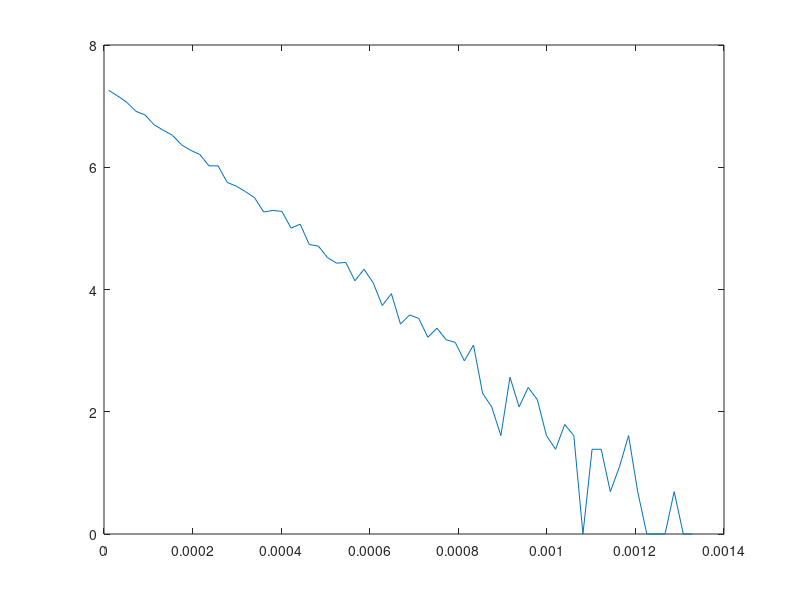
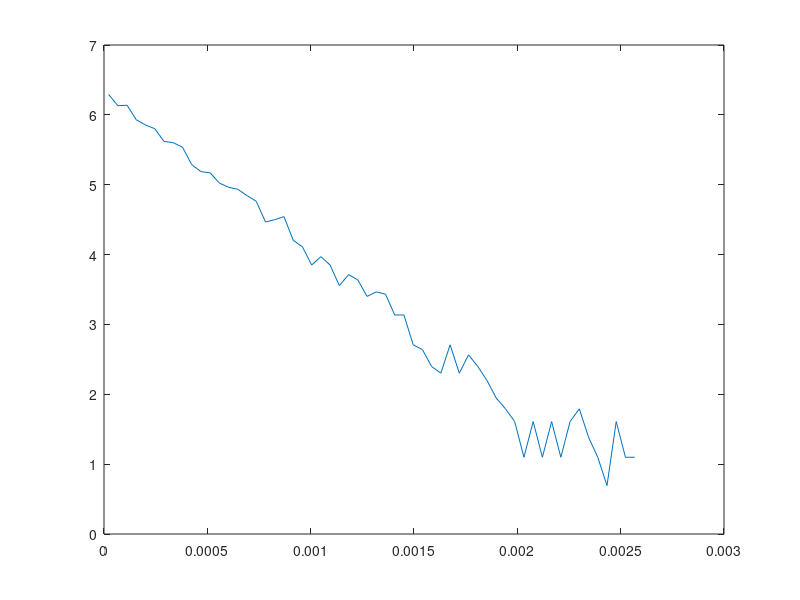
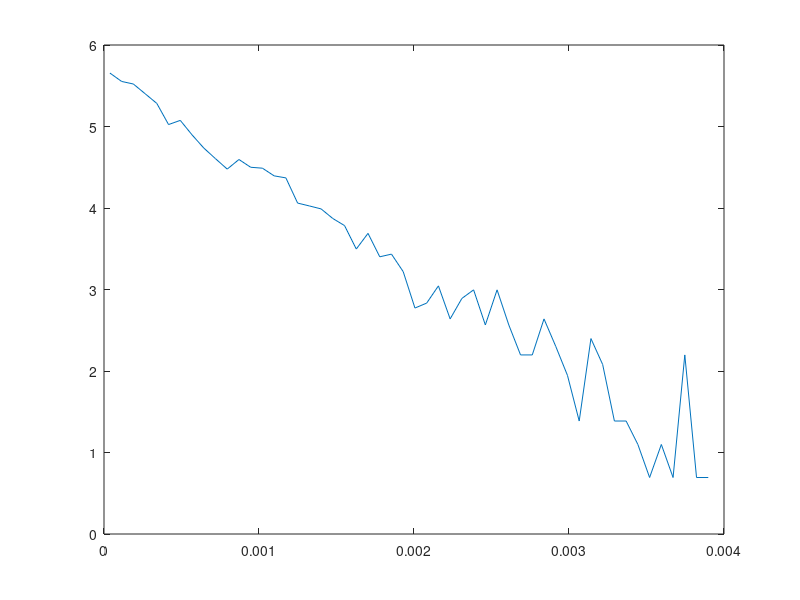
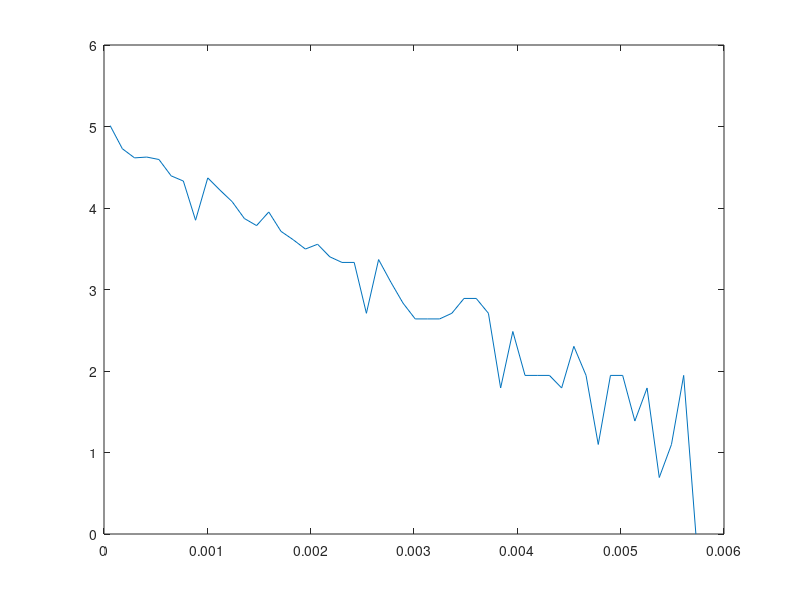

These figures' MATLAB source, in order:
clear all; close all

density = [0.845 .7 .6 .5 .4 .3 .2];
d845 = load('coll_time_845.dat');
d7 = load('coll_time_7.dat');
d6 = load('coll_time_6.dat');
d5 = load('coll_time_5.dat');
d4 = load('coll_time_4.dat');
d3 = load('coll_time_3.dat');
d2 = load('coll_time_2.dat');
d1 = load('coll_time_1.dat');

charTimes = [];

[h, x] = hist(d845(end/2:end,2),100);
gidx = find(h==0);
gidx = gidx(1)-1;
figure; plot(x(1:gidx(1)), log(h(1:gidx(1))) );
fit845 = polyfit(x(1:gidx(1)), log(h(1:gidx(1))),1);
charTimes = [charTimes -1/fit845(1)];

[h, x] = hist(d7(end/2:end,2),100);
gidx = find(h==0);
gidx = gidx(1)-1;
figure; plot(x(1:gidx(1)), log(h(1:gidx(1))) );
fit7 = polyfit(x(1:gidx(1)), log(h(1:gidx(1))),1);
charTimes = [charTimes -1/fit7(1)];

[h, x] = hist(d6(end/2:end,2),100);
gidx = find(h==0);
gidx = gidx(1)-1;
figure; plot(x(1:gidx(1)), log(h(1:gidx(1))) );
fit6 = polyfit(x(1:gidx(1)), log(h(1:gidx(1))),1);
charTimes = [charTimes -1/fit6(1)];

[h, x] = hist(d5(end/2:end,2),100);
gidx = find(h==0);
gidx = gidx(1)-1;
figure; plot(x(1:gidx(1)), log(h(1:gidx(1))) );
fit5 = polyfit(x(1:gidx(1)), log(h(1:gidx(1))),1);
charTimes = [charTimes -1/fit5(1)];

[h, x] = hist(d4(end/2:end,2),100);
gidx = find(h==0);
gidx = gidx(1)-1;
figure; plot(x(1:gidx(1)), log(h(1:gidx(1))) );
fit4 = polyfit(x(1:gidx(1)), log(h(1:gidx(1))),1);
charTimes = [charTimes -1/fit4(1)];

[h, x] = hist(d3(end/2:end,2),100);
gidx = find(h==0);
gidx = gidx(1)-1;
figure; plot(x(1:gidx(1)), log(h(1:gidx(1))) );
fit3 = polyfit(x(1:gidx(1)), log(h(1:gidx(1))),1);
charTimes = [charTimes -1/fit3(1)];

[h, x] = hist(d2(end/2:end,2),100);
gidx = find(h==0);
gidx = gidx(1)-1;
figure; plot(x(1:gidx(1)), log(h(1:gidx(1))) );
fit2 = polyfit(x(1:gidx(1)), log(h(1:gidx(1))),1);
charTimes = [charTimes -1/fit2(1)];

figure; plot(density, charTimes, 'x-')
